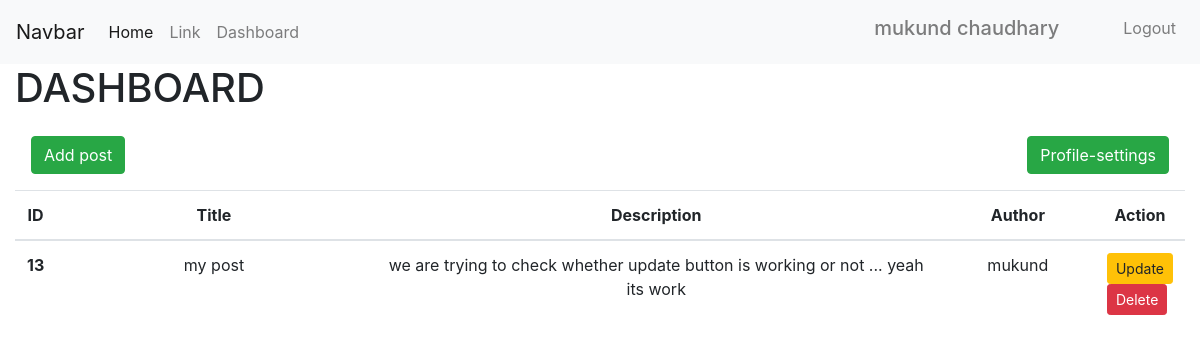
Page /dashboard (signed in) on the committed database.
### myapp/models.py (models this page shows, shortened)
class Post(models.Model):
    titles=models.CharField(max_length=100)
    desc=models.TextField()
    author = models.ForeignKey(User, on_delete=models.CASCADE)

### myapp/views.py (the view)
# urls.py: path('dashboard',views.dashboard,name='dashboard'),
def dashboard(request):
    current_user = request.user
    posts = Post.objects.filter(author=current_user)
    context ={'posts':posts}
    return render(request,'dashboard.html',context)

### templates/dashboard.html
{% extends 'base.html' %}
{% block content%}
<div class="container-fluid">
<h1>DASHBOARD</h1>
<div class="d-flex justify-content-between p-3">
<a href="{% url 'addpost' %}" class="btn btn-success">Add post</a>
<a href="{% url 'profile-settings' %}" class="btn btn-success">Profile-settings</a>
</div>
{% if posts %}
<table class="table table-hover bg-white">
    <thead>
        <tr class="text-center">
            <th scope="col" style="width:2%">ID</th>
            <th scope="col"  style="width:30%">Title</th>
            <th scope="col"  style="width:54%">Description</th>
            <th scope="col"  style="width:15%">Author</th>
            <th scope="col" style="width:15%">Action</th>
        </tr>
    </thead>
    <tbody>
        {% for post in posts %}
        <tr>
            <th scope="row">{{post.id}}</th>
            <td class="text-center">{{post.titles}}</td>
            <td class="text-center">{{post.desc}}</td>
            <td class="text-center">{{post.author}}</td>
            <td>
                <a href="{% url 'update' post.id%}" class="btn btn-warning btn-sm">Update</a>
                <a href="{% url 'delete' post.id%}" class="btn btn-danger btn-sm">Delete</a>
            </td>
        </tr>
        {% endfor%}
    </tbody>
</table>
{% endif %}
</div>
{% endblock content%}

### templates/navbar.html (shortened to what this page needs)
<nav class="navbar navbar-expand-lg navbar-light bg-light">
    <a class="navbar-brand" href="#">Navbar</a>
    <div class="collapse navbar-collapse" id="navbarSupportedContent">
        <ul class="navbar-nav">
            <li class="nav-item active">
                <a class="nav-link" href="{% url 'home' %}">Home <span class="sr-only">(current)</span></a>
            </li>
            <li class="nav-item">
                <a class="nav-link" href="#">Link</a>
            </li>
            {% if user.is_authenticated %}
            <li class="nav-item">
                <a class="nav-link" href="{% url 'dashboard' %}">Dashboard</a>
            </li>
            {% endif %}
        </ul>
        <ul class="navbar-nav ml-auto">
            {% if user.is_authenticated %}
            <h5 class="mr-5 nav-item nav-link">{{request.user.get_full_name}}</h4>
            <li class="nav-item">
                <a class="nav-link" href="{% url 'logout' %}">Logout</a>
            </li>
            {% endif %}
        </ul>
    </div>
</nav>

### rows in the picture
Post: id "13", titles "my post", desc "we are trying to check whether update button is working or not ... yeah its work", author "mukund"

### other values in the picture
{{ request.user.get_full_name }} "mukund chaudhary"
